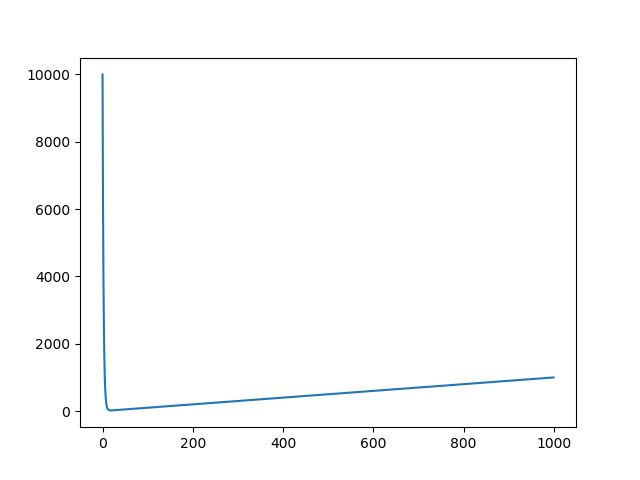

Recreate this plot in Python.
import numpy as np
import matplotlib.pyplot as plt

#ARC054 "Moore's law"
p = int(input())
sum_time = []
st_time = []
st = 0

def function(n):
    return pow(2,n/1.5)

for i in range(1000):
    st_time.append(st)
    if i == 0:
        sum_time.append(p)
    else :
        sum_time.append(st + p/function(st))
    st += 1

plt.plot(st_time, sum_time)
plt.show()
